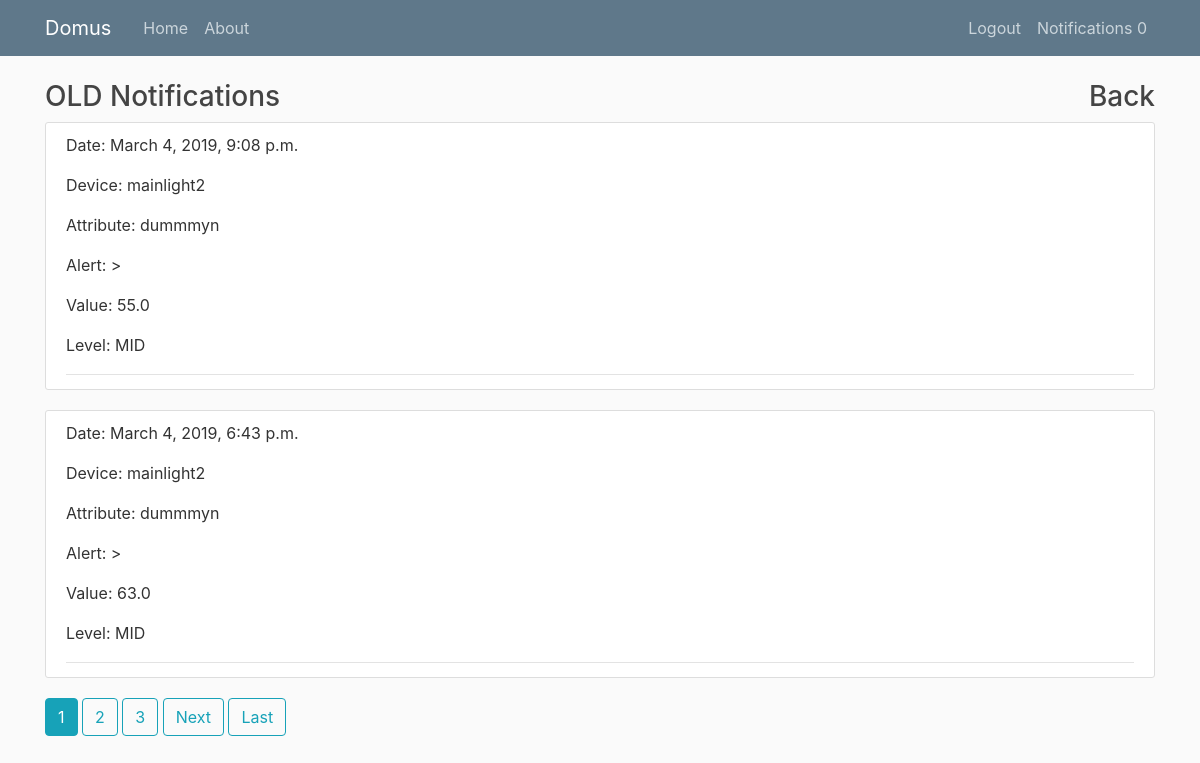
/old-notifications/ (signed in), run on an earlier commit of the app's database.
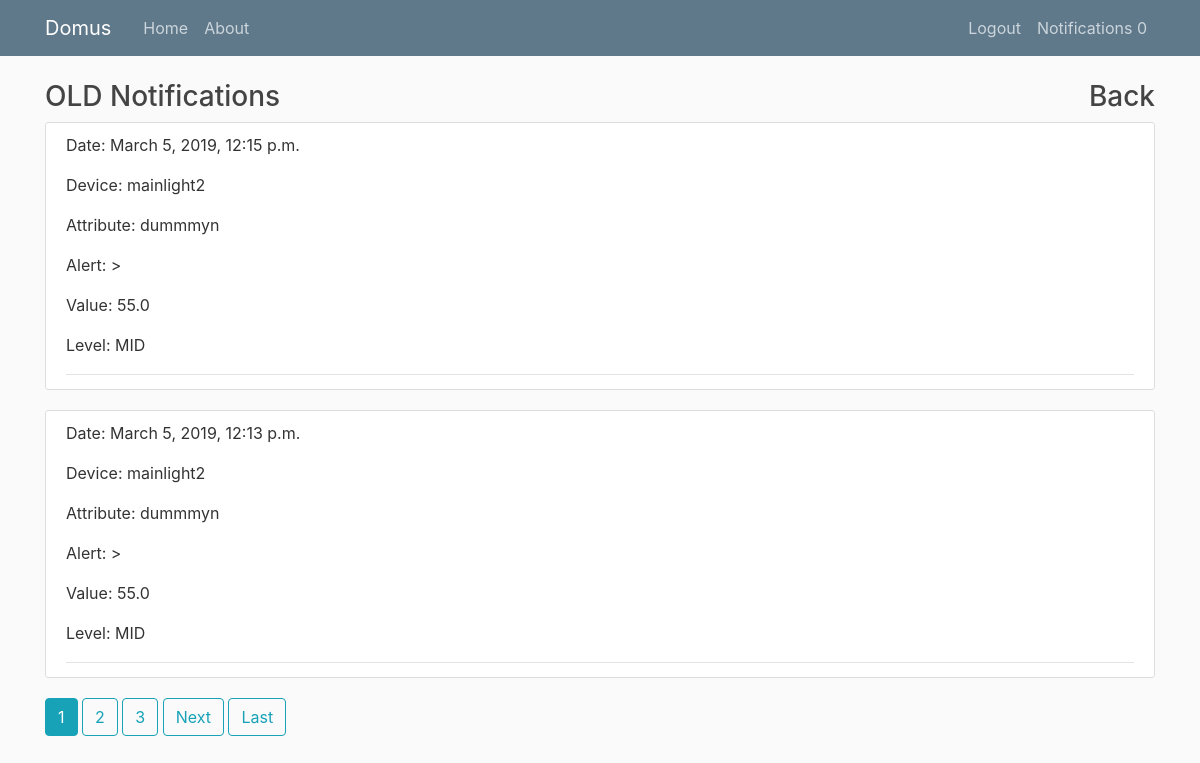
And on a later commit of the database.
### devices/models.py (models this page shows, shortened)
class Notification(models.Model):
    alert = models.ForeignKey(Alert,on_delete=models.CASCADE)
    record = models.ForeignKey(StateAttributeRecord,on_delete=models.CASCADE)
    date = models.DateTimeField(default=timezone.now)
    readed = models.BooleanField()

class Alert(models.Model):
    device = models.ForeignKey(Device,on_delete=models.CASCADE)
    attribute = models.ForeignKey(StateAttribute,on_delete=models.CASCADE)
    user = models.ForeignKey(User,on_delete=models.CASCADE)
    description = models.CharField(max_length=250)
    alert_condition = models.CharField(
        max_length = 1,
        choices = ALERT_CONDITIONS,
        default = CONDITION_EQUAL
    )
    alert_level = models.CharField(
        max_length = 3,
        choices = ALERT_LEVELS,
        default = ALERT_LEVEL_MID
    )
    value = models.CharField(max_length=30)

class Device(models.Model):
    deviceID = models.CharField(max_length=50, unique = True)
    Devtype = models.ForeignKey(DeviceType,on_delete=models.CASCADE)
    name = models.CharField(max_length=50)
    description = models.CharField(max_length=250)
    ip_adress = models.CharField(max_length=15)
    port = models.IntegerField()
    path = models.CharField(max_length = 100, default = '/')

class StateAttribute(models.Model):
    name = models.CharField(max_length=30)
    description = models.CharField(max_length=250)
    devType = models.ForeignKey(DeviceType,on_delete= models.CASCADE)
    data_type = models.CharField(
        max_length=1,
        choices=DATA_CHOICES,
        default=STRING,
    )

class StateAttributeRecord(models.Model):
    device = models.ForeignKey(Device,on_delete=models.CASCADE)
    attribute = models.ForeignKey(StateAttribute,on_delete=models.CASCADE)
    value = models.CharField(max_length=50)
    date_received = models.DateTimeField(default=timezone.now)

### devices/views.py (the view)
# urls.py: path('old-notifications/',OldNotificationsListView.as_view(),name='old-notifications'),
class OldNotificationsListView(LoginRequiredMixin,ListView):
    template_name = 'devices/old_notifications.html'
    model = Notification
    paginate_by = 2
    context_object_name = 'notifications'
    def get_queryset(self):
        user = self.request.user
        categories = Category.objects.filter(owner = user)
        notifications = []
        for cat in categories:
            devs = cat.devices.all()
            for dev in devs:
                alerts = Alert.objects.filter(device = dev)
                for al in alerts:
                    notifications.extend(Notification.objects.filter(alert=al,readed = True))
        notifications.sort(key=lambda x: x.date,reverse=True)
        return notifications

### devices/templates/devices/old_notifications.html
{% extends "devices/paginable.html" %}
{% block content %}
<div class="float-md-right"> <a href="{% url 'home' %}"><h3>Back</h3></a></div>
<h3>OLD Notifications </h3>
    {% for n in notifications %}
        <article class="media content-section">
            <div class="media-body">
                <div class="article-metadata">
                   <p>Date: {{ n.date }}</p>
                    <p>Device: {{ n.alert.device.name }}</p>
                    <p>Attribute: {{n.alert.attribute.name }}</p>
                    <p>Alert: {{n.alert.alert_condition }}</p>
                    <p>Value: {{n.record.value }}</p>
                    <p>Level: {{n.alert.alert_level }}</p>
                </div>
            </div>
        </article>
    {% endfor %}
{% endblock content %}

What changed in the data, as far as the page shows it:
no longer on this page (row unchanged): Notification: date "March 4, 2019, 9:08 p.m.", alert.device.name "mainlight2", alert.attribute.name "dummmyn", alert.alert_condition ">", record.value "55.0", alert.alert_level "MID"
no longer on this page (row unchanged): Notification: date "March 4, 2019, 6:43 p.m.", alert.device.name "mainlight2", alert.attribute.name "dummmyn", alert.alert_condition ">", record.value "63.0", alert.alert_level "MID"
added Notification: date "March 5, 2019, 12:15 p.m.", alert.device.name "mainlight2", alert.attribute.name "dummmyn", alert.alert_condition ">", record.value "55.0", alert.alert_level "MID"
added Notification: date "March 5, 2019, 12:13 p.m.", alert.device.name "mainlight2", alert.attribute.name "dummmyn", alert.alert_condition ">", record.value "55.0", alert.alert_level "MID"
